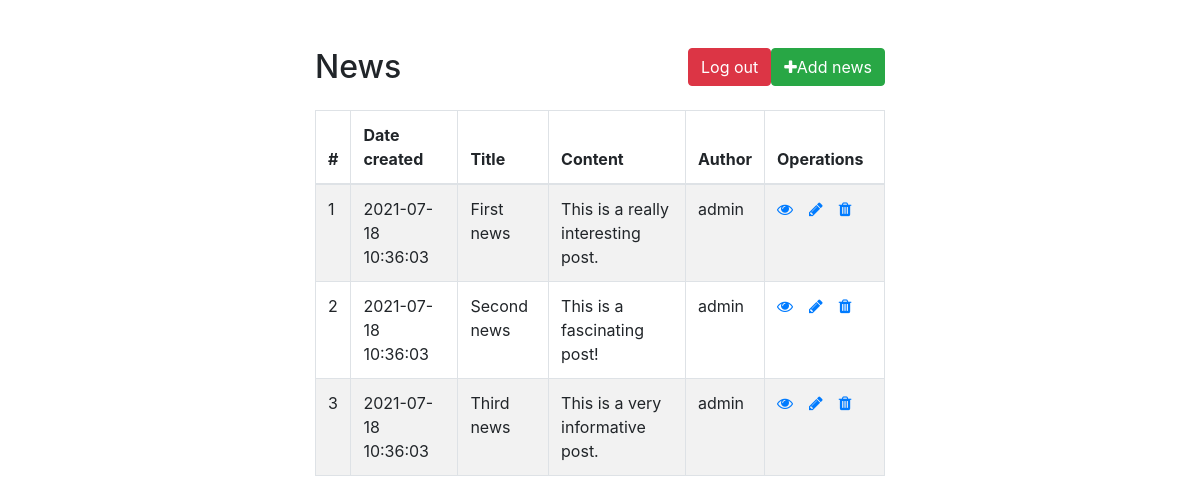
Page /admin/dashboard.php (signed in) on the committed database.
### tables this page shows
CREATE TABLE news (
                      id INT NOT NULL PRIMARY KEY AUTO_INCREMENT,
                      title varchar(50) NOT NULL UNIQUE,
                      author varchar(50) NOT NULL,
                      content text NOT NULL,
                      date_created timestamp NOT NULL DEFAULT CURRENT_TIMESTAMP
);

### admin/dashboard.php (the view, shortened to what this page needs)
<!DOCTYPE html>
<html lang="en">
<head>
    <link rel="stylesheet" href="https://stackpath.bootstrapcdn.com/bootstrap/4.5.2/css/bootstrap.min.css">
    <link rel="stylesheet" href="https://maxcdn.bootstrapcdn.com/font-awesome/4.7.0/css/font-awesome.min.css">
</head>
<body>
<div class="wrapper">
    <div class="container-fluid">
        <div class="row">
            <div class="col-md-12">
                <div class="mt-5 mb-3 clearfix">
                    <h2 class="pull-left">News</h2>
                    <a href="create.php" class="btn btn-success pull-right"><i class="fa fa-plus"></i>Add news</a>
                    <a href="logout.php" class="btn btn-danger pull-right" id="logout_button">Log out</a>
                </div>
                <?php
                require_once '../pdo.php';
                $sql = 'SELECT * FROM news';
                if ($result = $pdo->query($sql)) {
                    if ($result->rowCount() > 0) {
                        echo '<table class="table table-bordered table-striped">';
                        echo '<thead>';
                        echo '<tr>';
                        echo '<th>#</th>';
                        echo '<th>Date created</th>';
                        echo '<th>Title</th>';
                        echo '<th>Content</th>';
                        echo '<th>Author</th>';
                        echo '<th>Operations</th>';
                        echo '</tr>';
                        echo '</thead>';
                        echo '<tbody>';
                        while ($row = $result->fetch()) {
                            echo '<tr>';
                            echo '<td>' . htmlspecialchars($row['id']) . '</td>';
                            echo '<td>' . htmlspecialchars($row['date_created']) . '</td>';
                            echo '<td>' . htmlspecialchars($row['title']) . '</td>';
                            echo '<td>' . htmlspecialchars($row['content']) . '</td>';
                            echo '<td>' . htmlspecialchars($row['author']) . '</td>';
                            echo '<td>';
                            echo '<a href="read.php?id='. $row['id'] . '" class="mr-3" title="View Record" data-toggle="tooltip"><span class="fa fa-eye"></span></a>';
                            echo '<a href="update.php?id='. $row['id'] . '" class="mr-3" title="Update Record" data-toggle="tooltip"><span class="fa fa-pencil"></span></a>';
                            echo '<a href="delete.php?id='. $row['id'] . '" title="Delete Record" data-toggle="tooltip"><span class="fa fa-trash"></span></a>';
                            echo '</td>';
                            echo '</tr>';
                        }
                        echo '</tbody>';
                        echo '</table>';
                    } else {
                        echo '<div class="alert alert-danger"><em>No news were found.</em></div>';
                    }
                } else {
                    echo "Oops! Something went wrong. Please try again later.";
                }
                ?>
            </div>
        </div>
    </div>
</div>
</body>
</html>

### admin/dashboard.php (style rules this page uses)
.wrapper { width: 600px; margin: 0 auto; }
table tr td:last-child { width: 120px; }

### rows in the picture
news: id "1", date_created "2021-07-18 10:36:03", title "First news", content "This is a really interesting post.", author "admin"
news: id "2", date_created "2021-07-18 10:36:03", title "Second news", content "This is a fascinating post!", author "admin"
news: id "3", date_created "2021-07-18 10:36:03", title "Third news", content "This is a very informative post.", author "admin"
